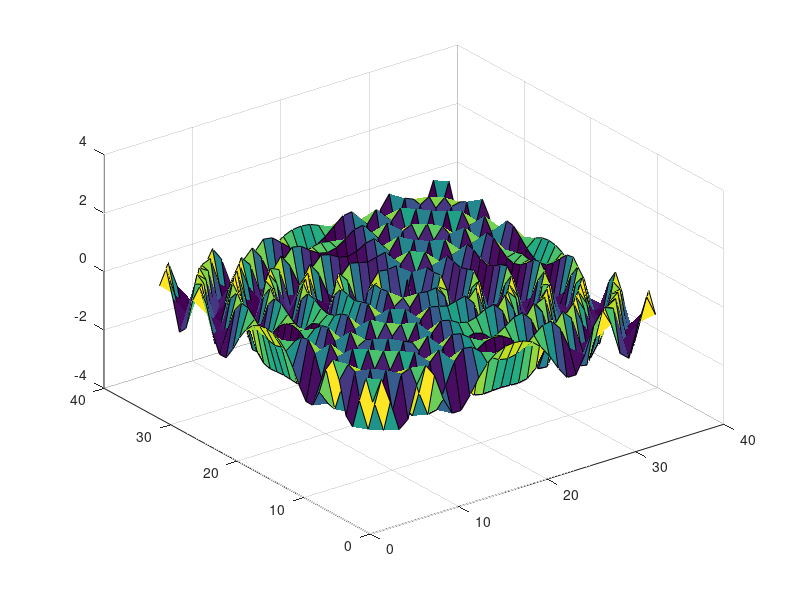

The MATLAB script that drew this image:
%{  
Name: Mexican Hat Animation modified -- Problem 1.2
Date: 02/08/2023  
Class: CECS 271  
Student: Joshua Siajuat, Marwin Gonzales, Jason Chan  
Purpose: Modified version of the Mexican Hat animation according to problem  
Last updated: 02/08/2023  
%}  

% ----MODIFIED FROM A PREVIOUS CODE FOUND IN THE BOOK----

% create a 2D mesh grid from -8 to 8, in steps of 0.5
[x, y] = meshgrid(-8 : 0.5 : 8);

% calculate square root of these sum of squares 
r = sqrt(x.^2 + y.^2) + eps;

% for loop that iterates and plots 3D surface, creating an animation as it 
% plays out
for n = -3 : 0.1 : 4   % original max value was 3, changed to 4
    %z = sin(r.*n) ./ r;  --- original 
    z = cos(r.*n);      % --- new
    surf(z), view(-37, 38), axis([0, 40, 0, 40, -4, 4]);
    pause(0.05) % original delay was 0.1, changed to 0.05
end
